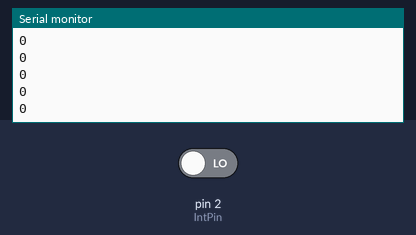
Simulated run of this sketch. Board: Arduino Uno, built with avr-gcc and run on an emulated ATmega328P. Parts: the last lines printed to the serial monitor. Inputs (shaded band) come from the test bench; at power-on: pin 2 (IntPin) LOW.

Above: at 1.2 s.
1.3 s: pin 2 (IntPin) driven HIGH
At 2.1 s:
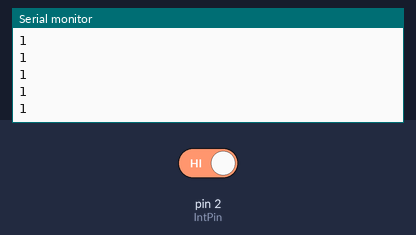
2.8 s: pin 2 (IntPin) driven LOW
At 3.7 s:
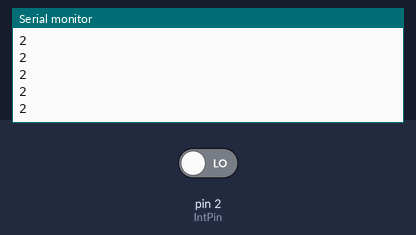
Timing chart, 0 to 5.8 s (numbered marks = the images above; inputs shaded):
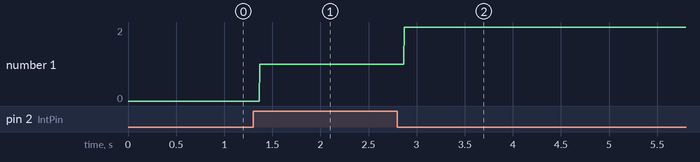

Measured:
- after the input at 1.3 s, the serial monitor: prints a new line after 0.07 s (image 1)
- after the input at 2.8 s, the serial monitor: prints a new line after 0.07 s (image 2)
- plotted number 1: 0 → 1 after the input at 1.3 s, 1 → 2 after the input at 2.8 s

The sketch:

Interrupt.ino
```cpp
enum PinAssignments
{
  IntPin = 2
};

volatile unsigned long IntCount=0;


void setup()
{
  pinMode(IntPin, INPUT);
  // interrupt pin on interrupt 0 (pin 2)
  attachInterrupt(0, doIntIncrement, CHANGE);
  Serial.begin(9600);
}


void loop()
{
  Serial.print(IntCount, DEC);
  Serial.println();
}


// Interrupt on A changing state
void doIntIncrement()
{
  IntCount++;
}
```
